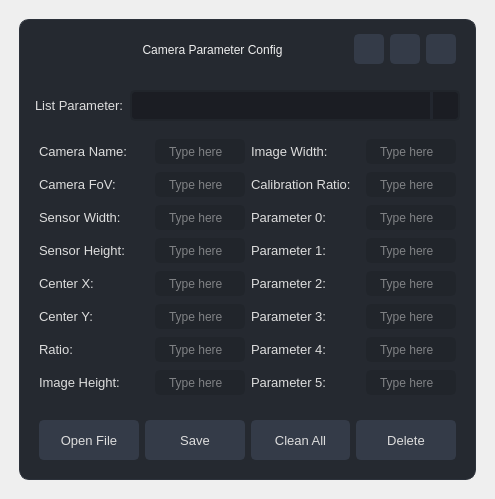
<?xml version="1.0" encoding="UTF-8"?>
<ui version="4.0">
 <class>Dialog</class>
 <widget class="QDialog" name="Dialog">
  <property name="geometry">
   <rect>
    <x>0</x>
    <y>0</y>
    <width>495</width>
    <height>499</height>
   </rect>
  </property>
  <property name="windowTitle">
   <string>Dialog</string>
  </property>
  <property name="styleSheet">
   <string notr="true"/>
  </property>
  <layout class="QHBoxLayout" name="horizontalLayout_7">
   <property name="leftMargin">
    <number>10</number>
   </property>
   <property name="topMargin">
    <number>10</number>
   </property>
   <property name="rightMargin">
    <number>10</number>
   </property>
   <property name="bottomMargin">
    <number>10</number>
   </property>
   <item>
    <widget class="QWidget" name="centralwidget" native="true">
     <property name="styleSheet">
      <string notr="true">QWidget {
	color: rgb(221, 221, 221);
	font: 10pt &quot;Segoe UI&quot;;
	border: none;
}

#frame_main{
	background-color: rgb(37, 41, 48);
	border: 1px solid rgb(44, 49, 58);
	border-radius: 10px;
}

#label_title{

color: rgb(238,238,238);
font: 14pt &quot;Segoe UI&quot;;
}

QLineEdit {
	font: 9pt &quot;Segoe UI&quot;;
	background-color: rgb(33, 37, 43);
	border-radius: 5px;
	border: 2px solid rgb(33, 37, 43);
	padding-left: 10px;
	selection-color: rgb(255, 255, 255);
	selection-background-color: rgb(255, 121, 198);
}
QLineEdit:hover {
	border: 2px solid rgb(64, 71, 88);
}
QLineEdit:focus {
	border: 2px solid rgb(91, 101, 124);
}

QComboBox{
	background-color: rgb(27, 29, 35);
	border-radius: 5px;
	border: 2px solid rgb(33, 37, 43);
	padding: 5px;
	padding-left: 10px;
}
QComboBox:hover{
	border: 2px solid rgb(64, 71, 88);
}
QComboBox::drop-down {
	subcontrol-origin: padding;
	subcontrol-position: top right;
	width: 25px; 
	border-left-width: 3px;
	border-left-color: rgba(39, 44, 54, 150);
	border-left-style: solid;
	border-top-right-radius: 3px;
	border-bottom-right-radius: 3px;	
	background-position: center;
	background-repeat: no-reperat;
 }
QComboBox QAbstractItemView {
	color: rgb(255, 121, 198);	
	background-color: rgb(33, 37, 43);
	padding: 10px;
	selection-background-color: rgb(39, 44, 54);
}

QPushButton {
	border: 2px solid rgb(52, 59, 72);
	border-radius: 5px;	
	background-color: rgb(52, 59, 72);
}
QPushButton:hover {
	background-color: rgb(57, 65, 80);
	border: 2px solid rgb(61, 70, 86);
}
QPushButton:pressed {	
	background-color: rgb(35, 40, 49);
	border: 2px solid rgb(43, 50, 61);
}</string>
     </property>
     <layout class="QHBoxLayout" name="horizontalLayout_8">
      <item>
       <widget class="QFrame" name="frame_main">
        <property name="frameShape">
         <enum>QFrame::StyledPanel</enum>
        </property>
        <property name="frameShadow">
         <enum>QFrame::Raised</enum>
        </property>
        <layout class="QVBoxLayout" name="verticalLayout_2">
         <property name="leftMargin">
          <number>10</number>
         </property>
         <property name="topMargin">
          <number>5</number>
         </property>
         <property name="rightMargin">
          <number>10</number>
         </property>
         <item>
          <widget class="QFrame" name="frame">
           <property name="maximumSize">
            <size>
             <width>16777215</width>
             <height>50</height>
            </size>
           </property>
           <property name="frameShape">
            <enum>QFrame::StyledPanel</enum>
           </property>
           <property name="frameShadow">
            <enum>QFrame::Raised</enum>
           </property>
           <layout class="QHBoxLayout" name="horizontalLayout_9">
            <property name="spacing">
             <number>4</number>
            </property>
            <property name="leftMargin">
             <number>0</number>
            </property>
            <property name="topMargin">
             <number>0</number>
            </property>
            <property name="rightMargin">
             <number>0</number>
            </property>
            <property name="bottomMargin">
             <number>0</number>
            </property>
            <item>
             <widget class="QFrame" name="frame_5">
              <property name="maximumSize">
               <size>
                <width>50</width>
                <height>16777215</height>
               </size>
              </property>
              <property name="frameShape">
               <enum>QFrame::StyledPanel</enum>
              </property>
              <property name="frameShadow">
               <enum>QFrame::Raised</enum>
              </property>
              <layout class="QHBoxLayout" name="horizontalLayout_2">
               <property name="leftMargin">
                <number>0</number>
               </property>
               <property name="topMargin">
                <number>0</number>
               </property>
               <property name="rightMargin">
                <number>0</number>
               </property>
               <property name="bottomMargin">
                <number>0</number>
               </property>
               <item>
                <widget class="QLabel" name="label">
                 <property name="text">
                  <string/>
                 </property>
                 <property name="pixmap">
                  <pixmap>../icon/moil-icon.png</pixmap>
                 </property>
                 <property name="scaledContents">
                  <bool>true</bool>
                 </property>
                </widget>
               </item>
              </layout>
             </widget>
            </item>
            <item>
             <widget class="QLabel" name="label_title">
              <property name="text">
               <string>Camera Parameter Config</string>
              </property>
              <property name="alignment">
               <set>Qt::AlignCenter</set>
              </property>
             </widget>
            </item>
            <item alignment="Qt::AlignTop">
             <widget class="QFrame" name="frame_7">
              <property name="maximumSize">
               <size>
                <width>120</width>
                <height>16777215</height>
               </size>
              </property>
              <property name="frameShape">
               <enum>QFrame::StyledPanel</enum>
              </property>
              <property name="frameShadow">
               <enum>QFrame::Raised</enum>
              </property>
              <layout class="QHBoxLayout" name="horizontalLayout_4">
               <item>
                <widget class="QPushButton" name="btn_synchronize">
                 <property name="minimumSize">
                  <size>
                   <width>30</width>
                   <height>30</height>
                  </size>
                 </property>
                 <property name="text">
                  <string/>
                 </property>
                </widget>
               </item>
               <item>
                <widget class="QPushButton" name="btn_help">
                 <property name="minimumSize">
                  <size>
                   <width>30</width>
                   <height>30</height>
                  </size>
                 </property>
                 <property name="text">
                  <string/>
                 </property>
                </widget>
               </item>
               <item>
                <widget class="QPushButton" name="btn_close">
                 <property name="minimumSize">
                  <size>
                   <width>30</width>
                   <height>30</height>
                  </size>
                 </property>
                 <property name="text">
                  <string/>
                 </property>
                </widget>
               </item>
              </layout>
             </widget>
            </item>
           </layout>
          </widget>
         </item>
         <item>
          <widget class="QFrame" name="frame_3">
           <property name="frameShape">
            <enum>QFrame::StyledPanel</enum>
           </property>
           <property name="frameShadow">
            <enum>QFrame::Raised</enum>
           </property>
           <layout class="QVBoxLayout" name="verticalLayout_3">
            <property name="spacing">
             <number>0</number>
            </property>
            <property name="leftMargin">
             <number>0</number>
            </property>
            <property name="topMargin">
             <number>0</number>
            </property>
            <property name="rightMargin">
             <number>0</number>
            </property>
            <property name="bottomMargin">
             <number>0</number>
            </property>
            <item>
             <widget class="QFrame" name="frame_8">
              <property name="frameShape">
               <enum>QFrame::StyledPanel</enum>
              </property>
              <property name="frameShadow">
               <enum>QFrame::Raised</enum>
              </property>
              <layout class="QHBoxLayout" name="horizontalLayout_5">
               <property name="leftMargin">
                <number>5</number>
               </property>
               <property name="rightMargin">
                <number>5</number>
               </property>
               <item>
                <widget class="QLabel" name="label_17">
                 <property name="sizePolicy">
                  <sizepolicy hsizetype="Fixed" vsizetype="Preferred">
                   <horstretch>0</horstretch>
                   <verstretch>0</verstretch>
                  </sizepolicy>
                 </property>
                 <property name="font">
                  <font>
                   <family>Segoe UI</family>
                   <pointsize>10</pointsize>
                   <weight>50</weight>
                   <italic>false</italic>
                   <bold>false</bold>
                  </font>
                 </property>
                 <property name="text">
                  <string>List Parameter:</string>
                 </property>
                </widget>
               </item>
               <item>
                <widget class="QComboBox" name="list_camera">
                 <property name="sizePolicy">
                  <sizepolicy hsizetype="Expanding" vsizetype="Fixed">
                   <horstretch>0</horstretch>
                   <verstretch>0</verstretch>
                  </sizepolicy>
                 </property>
                 <property name="minimumSize">
                  <size>
                   <width>160</width>
                   <height>0</height>
                  </size>
                 </property>
                 <property name="font">
                  <font>
                   <family>Segoe UI</family>
                   <pointsize>10</pointsize>
                   <weight>50</weight>
                   <italic>false</italic>
                   <bold>false</bold>
                  </font>
                 </property>
                 <property name="editable">
                  <bool>false</bool>
                 </property>
                 <property name="currentText">
                  <string/>
                 </property>
                </widget>
               </item>
              </layout>
             </widget>
            </item>
            <item>
             <widget class="QFrame" name="frame_9">
              <property name="frameShape">
               <enum>QFrame::StyledPanel</enum>
              </property>
              <property name="frameShadow">
               <enum>QFrame::Raised</enum>
              </property>
              <layout class="QGridLayout" name="gridLayout">
               <property name="verticalSpacing">
                <number>8</number>
               </property>
               <item row="4" column="0">
                <widget class="QLabel" name="label_7">
                 <property name="font">
                  <font>
                   <family>Segoe UI</family>
                   <pointsize>10</pointsize>
                   <weight>50</weight>
                   <italic>false</italic>
                   <bold>false</bold>
                  </font>
                 </property>
                 <property name="text">
                  <string>Center X: </string>
                 </property>
                </widget>
               </item>
               <item row="3" column="0">
                <widget class="QLabel" name="label_5">
                 <property name="font">
                  <font>
                   <family>Segoe UI</family>
                   <pointsize>10</pointsize>
                   <weight>50</weight>
                   <italic>false</italic>
                   <bold>false</bold>
                  </font>
                 </property>
                 <property name="text">
                  <string>Sensor Height: </string>
                 </property>
                </widget>
               </item>
               <item row="0" column="1">
                <widget class="QLineEdit" name="label_camera_name">
                 <property name="sizePolicy">
                  <sizepolicy hsizetype="Fixed" vsizetype="Fixed">
                   <horstretch>0</horstretch>
                   <verstretch>0</verstretch>
                  </sizepolicy>
                 </property>
                 <property name="minimumSize">
                  <size>
                   <width>90</width>
                   <height>25</height>
                  </size>
                 </property>
                 <property name="maximumSize">
                  <size>
                   <width>90</width>
                   <height>16777215</height>
                  </size>
                 </property>
                 <property name="font">
                  <font>
                   <family>Segoe UI</family>
                   <pointsize>9</pointsize>
                   <weight>50</weight>
                   <italic>false</italic>
                   <bold>false</bold>
                  </font>
                 </property>
                 <property name="placeholderText">
                  <string>Type here</string>
                 </property>
                </widget>
               </item>
               <item row="0" column="0">
                <widget class="QLabel" name="label_3">
                 <property name="font">
                  <font>
                   <family>Segoe UI</family>
                   <pointsize>10</pointsize>
                   <weight>50</weight>
                   <italic>false</italic>
                   <bold>false</bold>
                  </font>
                 </property>
                 <property name="text">
                  <string>Camera Name: </string>
                 </property>
                </widget>
               </item>
               <item row="0" column="3">
                <widget class="QLineEdit" name="label_image_width">
                 <property name="sizePolicy">
                  <sizepolicy hsizetype="Preferred" vsizetype="Fixed">
                   <horstretch>0</horstretch>
                   <verstretch>0</verstretch>
                  </sizepolicy>
                 </property>
                 <property name="minimumSize">
                  <size>
                   <width>90</width>
                   <height>25</height>
                  </size>
                 </property>
                 <property name="maximumSize">
                  <size>
                   <width>90</width>
                   <height>16777215</height>
                  </size>
                 </property>
                 <property name="font">
                  <font>
                   <family>Segoe UI</family>
                   <pointsize>9</pointsize>
                   <weight>50</weight>
                   <italic>false</italic>
                   <bold>false</bold>
                  </font>
                 </property>
                 <property name="placeholderText">
                  <string>Type here</string>
                 </property>
                </widget>
               </item>
               <item row="1" column="0">
                <widget class="QLabel" name="label_34">
                 <property name="font">
                  <font>
                   <family>Segoe UI</family>
                   <pointsize>10</pointsize>
                   <weight>50</weight>
                   <italic>false</italic>
                   <bold>false</bold>
                  </font>
                 </property>
                 <property name="text">
                  <string>Camera FoV:</string>
                 </property>
                </widget>
               </item>
               <item row="2" column="0">
                <widget class="QLabel" name="label_4">
                 <property name="font">
                  <font>
                   <family>Segoe UI</family>
                   <pointsize>10</pointsize>
                   <weight>50</weight>
                   <italic>false</italic>
                   <bold>false</bold>
                  </font>
                 </property>
                 <property name="text">
                  <string>Sensor Width: </string>
                 </property>
                </widget>
               </item>
               <item row="5" column="0">
                <widget class="QLabel" name="label_6">
                 <property name="font">
                  <font>
                   <family>Segoe UI</family>
                   <pointsize>10</pointsize>
                   <weight>50</weight>
                   <italic>false</italic>
                   <bold>false</bold>
                  </font>
                 </property>
                 <property name="text">
                  <string>Center Y: </string>
                 </property>
                </widget>
               </item>
               <item row="6" column="0">
                <widget class="QLabel" name="label_8">
                 <property name="font">
                  <font>
                   <family>Segoe UI</family>
                   <pointsize>10</pointsize>
                   <weight>50</weight>
                   <italic>false</italic>
                   <bold>false</bold>
                  </font>
                 </property>
                 <property name="text">
                  <string>Ratio: </string>
                 </property>
                </widget>
               </item>
               <item row="0" column="2">
                <widget class="QLabel" name="label_10">
                 <property name="font">
                  <font>
                   <family>Segoe UI</family>
                   <pointsize>10</pointsize>
                   <weight>50</weight>
                   <italic>false</italic>
                   <bold>false</bold>
                  </font>
                 </property>
                 <property name="text">
                  <string>Image Width: </string>
                 </property>
                </widget>
               </item>
               <item row="7" column="0">
                <widget class="QLabel" name="label_9">
                 <property name="font">
                  <font>
                   <family>Segoe UI</family>
                   <pointsize>10</pointsize>
                   <weight>50</weight>
                   <italic>false</italic>
                   <bold>false</bold>
                  </font>
                 </property>
                 <property name="text">
                  <string>Image Height: </string>
                 </property>
                </widget>
               </item>
               <item row="7" column="1">
                <widget class="QLineEdit" name="label_image_height">
                 <property name="sizePolicy">
                  <sizepolicy hsizetype="Preferred" vsizetype="Fixed">
                   <horstretch>0</horstretch>
                   <verstretch>0</verstretch>
                  </sizepolicy>
                 </property>
                 <property name="minimumSize">
                  <size>
                   <width>90</width>
                   <height>25</height>
                  </size>
                 </property>
                 <property name="maximumSize">
                  <size>
                   <width>90</width>
                   <height>16777215</height>
                  </size>
                 </property>
                 <property name="font">
                  <font>
                   <family>Segoe UI</family>
                   <pointsize>9</pointsize>
                   <weight>50</weight>
                   <italic>false</italic>
                   <bold>false</bold>
                  </font>
                 </property>
                 <property name="placeholderText">
                  <string>Type here</string>
                 </property>
                </widget>
               </item>
               <item row="6" column="1">
                <widget class="QLineEdit" name="label_ratio">
                 <property name="sizePolicy">
                  <sizepolicy hsizetype="Preferred" vsizetype="Fixed">
                   <horstretch>0</horstretch>
                   <verstretch>0</verstretch>
                  </sizepolicy>
                 </property>
                 <property name="minimumSize">
                  <size>
                   <width>90</width>
                   <height>25</height>
                  </size>
                 </property>
                 <property name="maximumSize">
                  <size>
                   <width>90</width>
                   <height>16777215</height>
                  </size>
                 </property>
                 <property name="font">
                  <font>
                   <family>Segoe UI</family>
                   <pointsize>9</pointsize>
                   <weight>50</weight>
                   <italic>false</italic>
                   <bold>false</bold>
                  </font>
                 </property>
                 <property name="placeholderText">
                  <string>Type here</string>
                 </property>
                </widget>
               </item>
               <item row="5" column="1">
                <widget class="QLineEdit" name="label_image_center_Y">
                 <property name="sizePolicy">
                  <sizepolicy hsizetype="Preferred" vsizetype="Fixed">
                   <horstretch>0</horstretch>
                   <verstretch>0</verstretch>
                  </sizepolicy>
                 </property>
                 <property name="minimumSize">
                  <size>
                   <width>90</width>
                   <height>25</height>
                  </size>
                 </property>
                 <property name="maximumSize">
                  <size>
                   <width>90</width>
                   <height>16777215</height>
                  </size>
                 </property>
                 <property name="font">
                  <font>
                   <family>Segoe UI</family>
                   <pointsize>9</pointsize>
                   <weight>50</weight>
                   <italic>false</italic>
                   <bold>false</bold>
                  </font>
                 </property>
                 <property name="placeholderText">
                  <string>Type here</string>
                 </property>
                </widget>
               </item>
               <item row="4" column="1">
                <widget class="QLineEdit" name="label_image_center_X">
                 <property name="sizePolicy">
                  <sizepolicy hsizetype="Preferred" vsizetype="Fixed">
                   <horstretch>0</horstretch>
                   <verstretch>0</verstretch>
                  </sizepolicy>
                 </property>
                 <property name="minimumSize">
                  <size>
                   <width>90</width>
                   <height>25</height>
                  </size>
                 </property>
                 <property name="maximumSize">
                  <size>
                   <width>90</width>
                   <height>16777215</height>
                  </size>
                 </property>
                 <property name="font">
                  <font>
                   <family>Segoe UI</family>
                   <pointsize>9</pointsize>
                   <weight>50</weight>
                   <italic>false</italic>
                   <bold>false</bold>
                  </font>
                 </property>
                 <property name="placeholderText">
                  <string>Type here</string>
                 </property>
                </widget>
               </item>
               <item row="3" column="1">
                <widget class="QLineEdit" name="label_cam_sensor_height">
                 <property name="sizePolicy">
                  <sizepolicy hsizetype="Preferred" vsizetype="Fixed">
                   <horstretch>0</horstretch>
                   <verstretch>0</verstretch>
                  </sizepolicy>
                 </property>
                 <property name="minimumSize">
                  <size>
                   <width>90</width>
                   <height>25</height>
                  </size>
                 </property>
                 <property name="maximumSize">
                  <size>
                   <width>90</width>
                   <height>16777215</height>
                  </size>
                 </property>
                 <property name="font">
                  <font>
                   <family>Segoe UI</family>
                   <pointsize>9</pointsize>
                   <weight>50</weight>
                   <italic>false</italic>
                   <bold>false</bold>
                  </font>
                 </property>
                 <property name="placeholderText">
                  <string>Type here</string>
                 </property>
                </widget>
               </item>
               <item row="2" column="1">
                <widget class="QLineEdit" name="label_cam_sensor_width">
                 <property name="sizePolicy">
                  <sizepolicy hsizetype="Preferred" vsizetype="Fixed">
                   <horstretch>0</horstretch>
                   <verstretch>0</verstretch>
                  </sizepolicy>
                 </property>
                 <property name="minimumSize">
                  <size>
                   <width>90</width>
                   <height>25</height>
                  </size>
                 </property>
                 <property name="maximumSize">
                  <size>
                   <width>90</width>
                   <height>16777215</height>
                  </size>
                 </property>
                 <property name="font">
                  <font>
                   <family>Segoe UI</family>
                   <pointsize>9</pointsize>
                   <weight>50</weight>
                   <italic>false</italic>
                   <bold>false</bold>
                  </font>
                 </property>
                 <property name="placeholderText">
                  <string>Type here</string>
                 </property>
                </widget>
               </item>
               <item row="1" column="1">
                <widget class="QLineEdit" name="label_camera_fov">
                 <property name="sizePolicy">
                  <sizepolicy hsizetype="Fixed" vsizetype="Fixed">
                   <horstretch>0</horstretch>
                   <verstretch>0</verstretch>
                  </sizepolicy>
                 </property>
                 <property name="minimumSize">
                  <size>
                   <width>90</width>
                   <height>25</height>
                  </size>
                 </property>
                 <property name="maximumSize">
                  <size>
                   <width>90</width>
                   <height>16777215</height>
                  </size>
                 </property>
                 <property name="font">
                  <font>
                   <family>Segoe UI</family>
                   <pointsize>9</pointsize>
                   <weight>50</weight>
                   <italic>false</italic>
                   <bold>false</bold>
                  </font>
                 </property>
                 <property name="placeholderText">
                  <string>Type here</string>
                 </property>
                </widget>
               </item>
               <item row="1" column="2">
                <widget class="QLabel" name="label_11">
                 <property name="font">
                  <font>
                   <family>Segoe UI</family>
                   <pointsize>10</pointsize>
                   <weight>50</weight>
                   <italic>false</italic>
                   <bold>false</bold>
                  </font>
                 </property>
                 <property name="text">
                  <string>Calibration Ratio: </string>
                 </property>
                </widget>
               </item>
               <item row="2" column="2">
                <widget class="QLabel" name="label_12">
                 <property name="font">
                  <font>
                   <family>Segoe UI</family>
                   <pointsize>10</pointsize>
                   <weight>50</weight>
                   <italic>false</italic>
                   <bold>false</bold>
                  </font>
                 </property>
                 <property name="text">
                  <string>Parameter 0: </string>
                 </property>
                </widget>
               </item>
               <item row="3" column="2">
                <widget class="QLabel" name="label_13">
                 <property name="font">
                  <font>
                   <family>Segoe UI</family>
                   <pointsize>10</pointsize>
                   <weight>50</weight>
                   <italic>false</italic>
                   <bold>false</bold>
                  </font>
                 </property>
                 <property name="text">
                  <string>Parameter 1: </string>
                 </property>
                </widget>
               </item>
               <item row="4" column="2">
                <widget class="QLabel" name="label_14">
                 <property name="font">
                  <font>
                   <family>Segoe UI</family>
                   <pointsize>10</pointsize>
                   <weight>50</weight>
                   <italic>false</italic>
                   <bold>false</bold>
                  </font>
                 </property>
                 <property name="text">
                  <string>Parameter 2: </string>
                 </property>
                </widget>
               </item>
               <item row="5" column="2">
                <widget class="QLabel" name="label_15">
                 <property name="font">
                  <font>
                   <family>Segoe UI</family>
                   <pointsize>10</pointsize>
                   <weight>50</weight>
                   <italic>false</italic>
                   <bold>false</bold>
                  </font>
                 </property>
                 <property name="text">
                  <string>Parameter 3: </string>
                 </property>
                </widget>
               </item>
               <item row="6" column="2">
                <widget class="QLabel" name="label_16">
                 <property name="font">
                  <font>
                   <family>Segoe UI</family>
                   <pointsize>10</pointsize>
                   <weight>50</weight>
                   <italic>false</italic>
                   <bold>false</bold>
                  </font>
                 </property>
                 <property name="text">
                  <string>Parameter 4: </string>
                 </property>
                </widget>
               </item>
               <item row="7" column="2">
                <widget class="QLabel" name="label_19">
                 <property name="font">
                  <font>
                   <family>Segoe UI</family>
                   <pointsize>10</pointsize>
                   <weight>50</weight>
                   <italic>false</italic>
                   <bold>false</bold>
                  </font>
                 </property>
                 <property name="text">
                  <string>Parameter 5: </string>
                 </property>
                </widget>
               </item>
               <item row="7" column="3">
                <widget class="QLineEdit" name="label_parameter5">
                 <property name="sizePolicy">
                  <sizepolicy hsizetype="Preferred" vsizetype="Fixed">
                   <horstretch>0</horstretch>
                   <verstretch>0</verstretch>
                  </sizepolicy>
                 </property>
                 <property name="minimumSize">
                  <size>
                   <width>90</width>
                   <height>25</height>
                  </size>
                 </property>
                 <property name="maximumSize">
                  <size>
                   <width>90</width>
                   <height>16777215</height>
                  </size>
                 </property>
                 <property name="font">
                  <font>
                   <family>Segoe UI</family>
                   <pointsize>9</pointsize>
                   <weight>50</weight>
                   <italic>false</italic>
                   <bold>false</bold>
                  </font>
                 </property>
                 <property name="placeholderText">
                  <string>Type here</string>
                 </property>
                </widget>
               </item>
               <item row="6" column="3">
                <widget class="QLineEdit" name="label_parameter4">
                 <property name="sizePolicy">
                  <sizepolicy hsizetype="Preferred" vsizetype="Fixed">
                   <horstretch>0</horstretch>
                   <verstretch>0</verstretch>
                  </sizepolicy>
                 </property>
                 <property name="minimumSize">
                  <size>
                   <width>90</width>
                   <height>25</height>
                  </size>
                 </property>
                 <property name="maximumSize">
                  <size>
                   <width>90</width>
                   <height>16777215</height>
                  </size>
                 </property>
                 <property name="font">
                  <font>
                   <family>Segoe UI</family>
                   <pointsize>9</pointsize>
                   <weight>50</weight>
                   <italic>false</italic>
                   <bold>false</bold>
                  </font>
                 </property>
                 <property name="placeholderText">
                  <string>Type here</string>
                 </property>
                </widget>
               </item>
               <item row="5" column="3">
                <widget class="QLineEdit" name="label_parameter3">
                 <property name="sizePolicy">
                  <sizepolicy hsizetype="Preferred" vsizetype="Fixed">
                   <horstretch>0</horstretch>
                   <verstretch>0</verstretch>
                  </sizepolicy>
                 </property>
                 <property name="minimumSize">
                  <size>
                   <width>90</width>
                   <height>25</height>
                  </size>
                 </property>
                 <property name="maximumSize">
                  <size>
                   <width>90</width>
                   <height>16777215</height>
                  </size>
                 </property>
                 <property name="font">
                  <font>
                   <family>Segoe UI</family>
                   <pointsize>9</pointsize>
                   <weight>50</weight>
                   <italic>false</italic>
                   <bold>false</bold>
                  </font>
                 </property>
                 <property name="placeholderText">
                  <string>Type here</string>
                 </property>
                </widget>
               </item>
               <item row="4" column="3">
                <widget class="QLineEdit" name="label_parameter2">
                 <property name="sizePolicy">
                  <sizepolicy hsizetype="Preferred" vsizetype="Fixed">
                   <horstretch>0</horstretch>
                   <verstretch>0</verstretch>
                  </sizepolicy>
                 </property>
                 <property name="minimumSize">
                  <size>
                   <width>90</width>
                   <height>25</height>
                  </size>
                 </property>
                 <property name="maximumSize">
                  <size>
                   <width>90</width>
                   <height>16777215</height>
                  </size>
                 </property>
                 <property name="font">
                  <font>
                   <family>Segoe UI</family>
                   <pointsize>9</pointsize>
                   <weight>50</weight>
                   <italic>false</italic>
                   <bold>false</bold>
                  </font>
                 </property>
                 <property name="placeholderText">
                  <string>Type here</string>
                 </property>
                </widget>
               </item>
               <item row="3" column="3">
                <widget class="QLineEdit" name="label_parameter1">
                 <property name="sizePolicy">
                  <sizepolicy hsizetype="Preferred" vsizetype="Fixed">
                   <horstretch>0</horstretch>
                   <verstretch>0</verstretch>
                  </sizepolicy>
                 </property>
                 <property name="minimumSize">
                  <size>
                   <width>90</width>
                   <height>25</height>
                  </size>
                 </property>
                 <property name="maximumSize">
                  <size>
                   <width>90</width>
                   <height>16777215</height>
                  </size>
                 </property>
                 <property name="font">
                  <font>
                   <family>Segoe UI</family>
                   <pointsize>9</pointsize>
                   <weight>50</weight>
                   <italic>false</italic>
                   <bold>false</bold>
                  </font>
                 </property>
                 <property name="placeholderText">
                  <string>Type here</string>
                 </property>
                </widget>
               </item>
               <item row="2" column="3">
                <widget class="QLineEdit" name="label_parameter0">
                 <property name="sizePolicy">
                  <sizepolicy hsizetype="Preferred" vsizetype="Fixed">
                   <horstretch>0</horstretch>
                   <verstretch>0</verstretch>
                  </sizepolicy>
                 </property>
                 <property name="minimumSize">
                  <size>
                   <width>90</width>
                   <height>25</height>
                  </size>
                 </property>
                 <property name="maximumSize">
                  <size>
                   <width>90</width>
                   <height>16777215</height>
                  </size>
                 </property>
                 <property name="font">
                  <font>
                   <family>Segoe UI</family>
                   <pointsize>9</pointsize>
                   <weight>50</weight>
                   <italic>false</italic>
                   <bold>false</bold>
                  </font>
                 </property>
                 <property name="placeholderText">
                  <string>Type here</string>
                 </property>
                </widget>
               </item>
               <item row="1" column="3">
                <widget class="QLineEdit" name="label_calib_ratio">
                 <property name="sizePolicy">
                  <sizepolicy hsizetype="Preferred" vsizetype="Fixed">
                   <horstretch>0</horstretch>
                   <verstretch>0</verstretch>
                  </sizepolicy>
                 </property>
                 <property name="minimumSize">
                  <size>
                   <width>90</width>
                   <height>25</height>
                  </size>
                 </property>
                 <property name="maximumSize">
                  <size>
                   <width>90</width>
                   <height>16777215</height>
                  </size>
                 </property>
                 <property name="font">
                  <font>
                   <family>Segoe UI</family>
                   <pointsize>9</pointsize>
                   <weight>50</weight>
                   <italic>false</italic>
                   <bold>false</bold>
                  </font>
                 </property>
                 <property name="placeholderText">
                  <string>Type here</string>
                 </property>
                </widget>
               </item>
              </layout>
             </widget>
            </item>
           </layout>
          </widget>
         </item>
         <item>
          <widget class="QFrame" name="frame_4">
           <property name="frameShape">
            <enum>QFrame::StyledPanel</enum>
           </property>
           <property name="frameShadow">
            <enum>QFrame::Raised</enum>
           </property>
           <layout class="QHBoxLayout" name="horizontalLayout_6">
            <item>
             <widget class="QPushButton" name="btn_open_file">
              <property name="minimumSize">
               <size>
                <width>0</width>
                <height>40</height>
               </size>
              </property>
              <property name="font">
               <font>
                <family>Segoe UI</family>
                <pointsize>10</pointsize>
                <weight>50</weight>
                <italic>false</italic>
                <bold>false</bold>
               </font>
              </property>
              <property name="text">
               <string>Open File</string>
              </property>
             </widget>
            </item>
            <item>
             <widget class="QPushButton" name="btn_save">
              <property name="minimumSize">
               <size>
                <width>0</width>
                <height>40</height>
               </size>
              </property>
              <property name="font">
               <font>
                <family>Segoe UI</family>
                <pointsize>10</pointsize>
                <weight>50</weight>
                <italic>false</italic>
                <bold>false</bold>
               </font>
              </property>
              <property name="text">
               <string>Save</string>
              </property>
             </widget>
            </item>
            <item>
             <widget class="QPushButton" name="btn_clean_all">
              <property name="minimumSize">
               <size>
                <width>0</width>
                <height>40</height>
               </size>
              </property>
              <property name="font">
               <font>
                <family>Segoe UI</family>
                <pointsize>10</pointsize>
                <weight>50</weight>
                <italic>false</italic>
                <bold>false</bold>
               </font>
              </property>
              <property name="text">
               <string>Clean All</string>
              </property>
             </widget>
            </item>
            <item>
             <widget class="QPushButton" name="btn_delete">
              <property name="minimumSize">
               <size>
                <width>0</width>
                <height>40</height>
               </size>
              </property>
              <property name="font">
               <font>
                <family>Segoe UI</family>
                <pointsize>10</pointsize>
                <weight>50</weight>
                <italic>false</italic>
                <bold>false</bold>
               </font>
              </property>
              <property name="text">
               <string>Delete</string>
              </property>
             </widget>
            </item>
           </layout>
          </widget>
         </item>
        </layout>
       </widget>
      </item>
     </layout>
    </widget>
   </item>
  </layout>
 </widget>
 <resources/>
 <connections/>
</ui>
